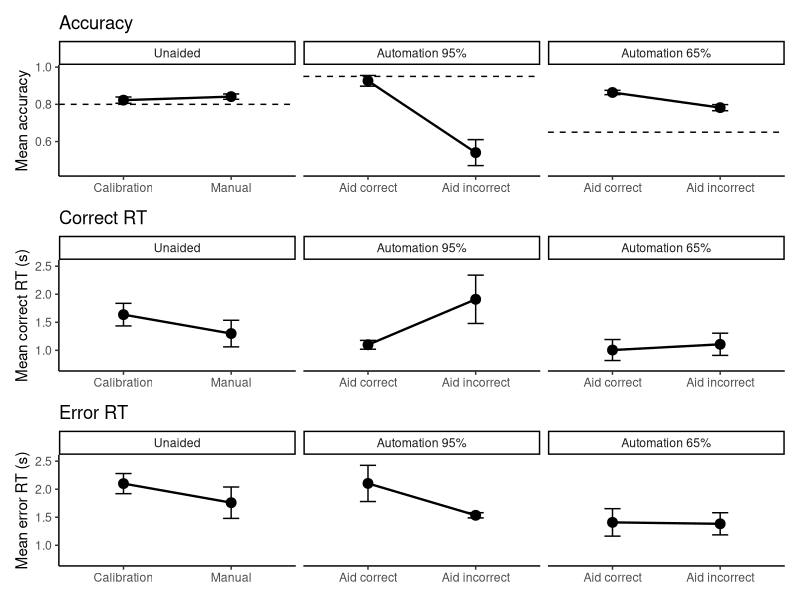
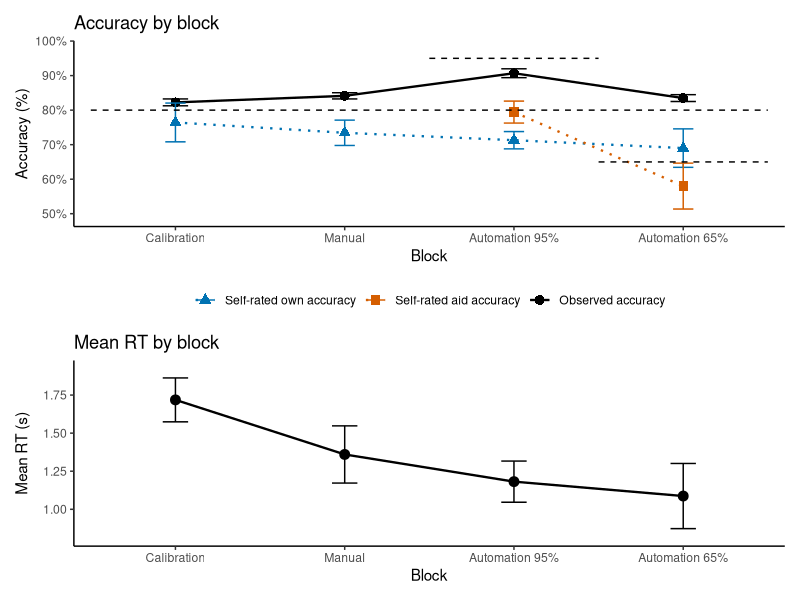
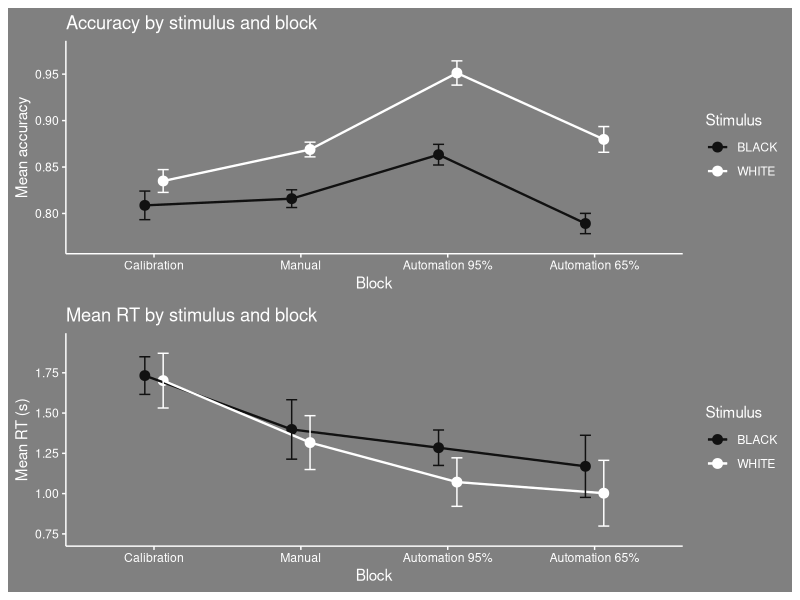
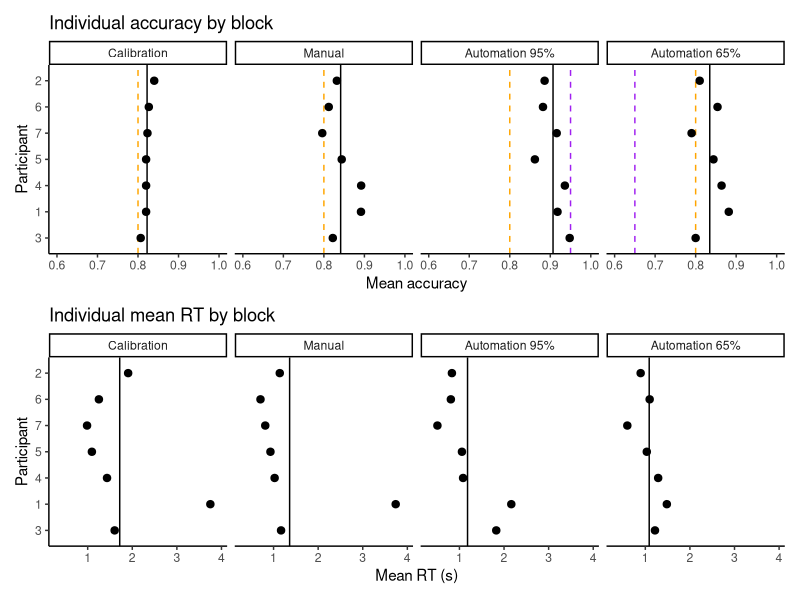
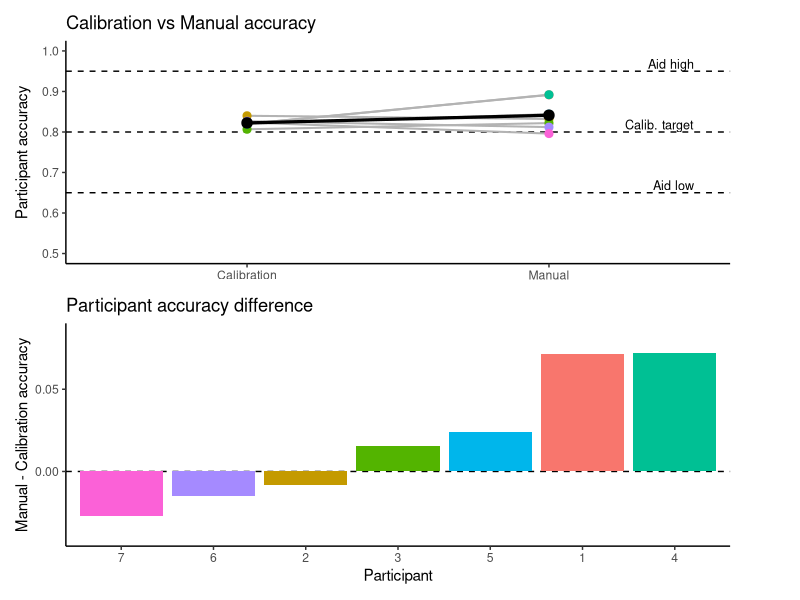

Source code (R) for these figures, in order:
# Clear workspace
rm(list = ls())

# Load libraries
library("dplyr")
library("readr")
library("tidyr")
library("patchwork")
library("ggplot2")

# ------------------
# Settings
# ------------------
rt_mode  <- "mean"              # "mean" or "quantile"
# rt_mode <- "quantile"
rt_probs <- c(0.1, 0.5, 0.9)    # used only if rt_mode == "quantile"

# ------------------
# Helpers
# ------------------
make_quantile_labels <- function(probs) {
  format(probs, trim = TRUE, scientific = FALSE)
}

get_axis_limits <- function(y, se = NULL, pad_prop = 0.06) {
  if (is.null(se)) {
    lo <- min(y, na.rm = TRUE)
    hi <- max(y, na.rm = TRUE)
  } else {
    lo <- min(y - se, na.rm = TRUE)
    hi <- max(y + se, na.rm = TRUE)
  }
  
  if (!is.finite(lo) || !is.finite(hi)) {
    return(NULL)
  }
  
  if (identical(lo, hi)) {
    pad <- max(0.05 * abs(lo), 0.05)
  } else {
    pad <- (hi - lo) * pad_prop
  }
  
  c(lo - pad, hi + pad)
}

get_morey_cf <- function(data, subject_col, facet_col, x_col) {
  subj_sym  <- rlang::ensym(subject_col)
  facet_sym <- rlang::ensym(facet_col)
  x_sym     <- rlang::ensym(x_col)
  
  m_counts <- data %>%
    dplyr::filter(!is.na(!!subj_sym), !is.na(!!facet_sym), !is.na(!!x_sym)) %>%
    dplyr::mutate(
      rm_condition = interaction(!!facet_sym, !!x_sym, drop = TRUE, lex.order = TRUE)
    ) %>%
    dplyr::distinct(!!subj_sym, rm_condition) %>%
    dplyr::count(!!subj_sym, name = "m")
  
  if (nrow(m_counts) == 0) {
    return(1)
  }
  
  m <- max(m_counts$m, na.rm = TRUE)
  
  if (!is.finite(m) || m <= 1) {
    return(1)
  }
  
  sqrt(m / (m - 1))
}

# ------------------
# Load data
# ------------------
dat <- read_csv("data/data_virus_all.csv", show_col_types = FALSE)
slider_dat_raw <- read_csv("data/data_virus_sliders_all.csv", show_col_types = FALSE)

if (!dir.exists("plots")) dir.create("plots", recursive = TRUE)

dat <- dat %>%
  mutate(
    block = factor(
      block,
      levels = c("CALIBRATION", "MANUAL", "AUTOMATION1", "AUTOMATION2"),
      labels = c(
        "Calibration",
        "Manual",
        "Automation 95%",
        "Automation 65%"
      )
    ),
    aid_correct = case_when(
      aid_correct %in% c(TRUE, 1, "1", "TRUE", "True", "true") ~ "Aid correct",
      aid_correct %in% c(FALSE, 0, "0", "FALSE", "False", "false") ~ "Aid incorrect",
      TRUE ~ NA_character_
    ),
    facet_group = case_when(
      block %in% c("Calibration", "Manual") ~ "Unaided",
      block == "Automation 95%" ~ "Automation 95%",
      block == "Automation 65%" ~ "Automation 65%",
      TRUE ~ NA_character_
    ),
    x_group = case_when(
      block %in% c("Calibration", "Manual") ~ as.character(block),
      block %in% c("Automation 95%", "Automation 65%") ~ aid_correct,
      TRUE ~ NA_character_
    ),
    facet_group = factor(
      facet_group,
      levels = c("Unaided", "Automation 95%", "Automation 65%")
    ),
    x_group = factor(
      x_group,
      levels = c(
        "Calibration",
        "Manual",
        "Aid correct",
        "Aid incorrect"
      )
    )
  )

# ------------------
# Accuracy summary
# ------------------
subj_acc <- dat %>%
  filter(!is.na(facet_group), !is.na(x_group)) %>%
  group_by(participant_id, facet_group, x_group) %>%
  summarise(
    acc = mean(correct, na.rm = TRUE),
    .groups = "drop"
  )

morey_cf_acc <- get_morey_cf(
  data = subj_acc,
  subject_col = participant_id,
  facet_col = facet_group,
  x_col = x_group
)

grand_mean_acc <- mean(subj_acc$acc, na.rm = TRUE)

acc_summary <- subj_acc %>%
  group_by(participant_id) %>%
  mutate(
    acc_norm = acc - mean(acc, na.rm = TRUE) + grand_mean_acc
  ) %>%
  ungroup() %>%
  group_by(facet_group, x_group) %>%
  summarise(
    mean_acc = mean(acc, na.rm = TRUE),
    se_acc   = sd(acc_norm, na.rm = TRUE) / sqrt(sum(!is.na(acc_norm))) * morey_cf_acc,
    .groups = "drop"
  )

# ------------------
# RT helper
# ------------------
make_rt_summary <- function(data, correct_value, rt_mode = "mean", rt_probs = c(0.1, 0.5, 0.9)) {
  
  rt_dat <- data %>%
    filter(
      correct %in% correct_value,
      !is.na(rt_s),
      !is.na(facet_group),
      !is.na(x_group)
    )
  
  if (rt_mode == "mean") {
    
    subj_rt <- rt_dat %>%
      group_by(participant_id, facet_group, x_group) %>%
      summarise(
        stat = mean(rt_s, na.rm = TRUE),
        .groups = "drop"
      ) %>%
      mutate(stat_label = "Mean")
    
  } else if (rt_mode == "quantile") {
    
    q_labels <- make_quantile_labels(rt_probs)
    
    subj_rt <- rt_dat %>%
      group_by(participant_id, facet_group, x_group) %>%
      summarise(
        stat = list(as.numeric(
          quantile(rt_s, probs = rt_probs, na.rm = TRUE, names = FALSE, type = 7)
        )),
        .groups = "drop"
      ) %>%
      mutate(
        stat_label = list(q_labels)
      ) %>%
      unnest(c(stat, stat_label))
    
    subj_rt$stat_label <- factor(subj_rt$stat_label, levels = q_labels)
    
  } else {
    stop("rt_mode must be 'mean' or 'quantile'")
  }
  
  morey_cf_rt <- get_morey_cf(
    data = subj_rt,
    subject_col = participant_id,
    facet_col = facet_group,
    x_col = x_group
  )
  
  grand_means <- subj_rt %>%
    group_by(stat_label) %>%
    summarise(
      grand_mean = mean(stat, na.rm = TRUE),
      .groups = "drop"
    )
  
  subj_rt_norm <- subj_rt %>%
    group_by(participant_id, stat_label) %>%
    mutate(
      subj_mean = mean(stat, na.rm = TRUE)
    ) %>%
    ungroup() %>%
    left_join(grand_means, by = "stat_label") %>%
    mutate(
      stat_norm = stat - subj_mean + grand_mean
    )
  
  rt_summary <- subj_rt_norm %>%
    group_by(facet_group, x_group, stat_label) %>%
    summarise(
      mean_rt = mean(stat, na.rm = TRUE),
      se_rt   = sd(stat_norm, na.rm = TRUE) / sqrt(sum(!is.na(stat_norm))) * morey_cf_rt,
      .groups = "drop"
    )
  
  rt_summary
}

# ------------------
# Correct and error RT summaries
# ------------------
rt_correct_summary <- make_rt_summary(
  data = dat,
  correct_value = TRUE,
  rt_mode = rt_mode,
  rt_probs = rt_probs
)

rt_error_summary <- make_rt_summary(
  data = dat,
  correct_value = FALSE,
  rt_mode = rt_mode,
  rt_probs = rt_probs
)

# ------------------
# Axis limits
# ------------------
acc_ylim <- get_axis_limits(acc_summary$mean_acc, acc_summary$se_acc)

rt_all_vals <- c(rt_correct_summary$mean_rt, rt_error_summary$mean_rt)
rt_all_ses  <- c(rt_correct_summary$se_rt, rt_error_summary$se_rt)
rt_ylim <- get_axis_limits(rt_all_vals, rt_all_ses)

# ------------------
# Plot accuracy
# ------------------
acc_hlines <- tibble(
  facet_group = factor(
    c("Unaided", "Automation 95%", "Automation 65%"),
    levels = levels(acc_summary$facet_group)
  ),
  yint = c(0.80, 0.95, 0.65)
)

p_acc <- ggplot(acc_summary, aes(x = x_group, y = mean_acc, group = 1)) +
  geom_hline(
    data = acc_hlines,
    aes(yintercept = yint),
    linetype = "dashed"
  ) +
  geom_point(size = 3) +
  geom_line(linewidth = 0.8) +
  geom_errorbar(
    aes(ymin = mean_acc - se_acc, ymax = mean_acc + se_acc),
    width = 0.15
  ) +
  facet_wrap(~ facet_group, scales = "free_x", nrow = 1) +
  labs(
    x = NULL,
    y = "Mean accuracy",
    title = "Accuracy"
  ) +
  coord_cartesian(ylim = acc_ylim) +
  theme_classic()

# ------------------
# Plot RTs
# ------------------
if (rt_mode == "mean") {
  
  p_rt_correct <- ggplot(rt_correct_summary, aes(x = x_group, y = mean_rt, group = 1)) +
    geom_point(size = 3) +
    geom_line(linewidth = 0.8) +
    geom_errorbar(
      aes(ymin = mean_rt - se_rt, ymax = mean_rt + se_rt),
      width = 0.15
    ) +
    facet_wrap(~ facet_group, scales = "free_x", nrow = 1) +
    labs(
      x = NULL,
      y = "Mean correct RT (s)",
      title = "Correct RT"
    ) +
    coord_cartesian(ylim = rt_ylim) +
    theme_classic()
  
  p_rt_error <- ggplot(rt_error_summary, aes(x = x_group, y = mean_rt, group = 1)) +
    geom_point(size = 3) +
    geom_line(linewidth = 0.8) +
    geom_errorbar(
      aes(ymin = mean_rt - se_rt, ymax = mean_rt + se_rt),
      width = 0.15
    ) +
    facet_wrap(~ facet_group, scales = "free_x", nrow = 1) +
    labs(
      x = NULL,
      y = "Mean error RT (s)",
      title = "Error RT"
    ) +
    coord_cartesian(ylim = rt_ylim) +
    theme_classic()
  
} else {
  
  p_rt_correct <- ggplot(
    rt_correct_summary,
    aes(x = x_group, y = mean_rt, group = stat_label)
  ) +
    geom_point(size = 2.8) +
    geom_line(linewidth = 0.8, linetype = "dashed") +
    geom_errorbar(
      aes(ymin = mean_rt - se_rt, ymax = mean_rt + se_rt),
      width = 0.15
    ) +
    facet_wrap(~ facet_group, scales = "free_x", nrow = 1) +
    labs(
      x = NULL,
      y = "Correct RT quantile (s)",
      title = "Correct RT quantiles"
    ) +
    coord_cartesian(ylim = rt_ylim) +
    theme_classic()
  
  p_rt_error <- ggplot(
    rt_error_summary,
    aes(x = x_group, y = mean_rt, group = stat_label)
  ) +
    geom_point(size = 2.8) +
    geom_line(linewidth = 0.8, linetype = "dashed") +
    geom_errorbar(
      aes(ymin = mean_rt - se_rt, ymax = mean_rt + se_rt),
      width = 0.15
    ) +
    facet_wrap(~ facet_group, scales = "free_x", nrow = 1) +
    labs(
      x = NULL,
      y = "Error RT quantile (s)",
      title = "Error RT quantiles"
    ) +
    coord_cartesian(ylim = rt_ylim) +
    theme_classic()
}

# ------------------
# Combine plots
# ------------------
combined_plot <- p_acc / p_rt_correct / p_rt_error

# Show in R
combined_plot

# ------------------
# Save combined plot
# ------------------
dir.create("plots", showWarnings = FALSE)

ggsave(
  filename = "plots/combined_plot.pdf",
  plot = combined_plot,
  width = 11,
  height = 8
)

ggsave(
  filename = "plots/combined_plot.png",
  plot = combined_plot,
  width = 11,
  height = 8,
  dpi = 300
)


# ------------------
# Accuracy and mean RT by block (not grouped by stimulus)
# ------------------

dat_block <- dat %>%
  mutate(
    block_simple = factor(
      block,
      levels = c("Calibration", "Manual", "Automation 95%", "Automation 65%")
    )
  ) %>%
  filter(!is.na(block_simple))

subj_block_summary <- dat_block %>%
  group_by(participant_id, block_simple) %>%
  summarise(
    acc = mean(correct, na.rm = TRUE),
    mean_rt = mean(rt_s, na.rm = TRUE),
    .groups = "drop"
  )

morey_cf_block <- get_morey_cf(
  data = subj_block_summary %>%
    mutate(
      facet_group = "All trials",
      x_group = block_simple
    ),
  subject_col = participant_id,
  facet_col = facet_group,
  x_col = x_group
)

# Accuracy summary
grand_mean_acc_block <- mean(subj_block_summary$acc, na.rm = TRUE)

acc_block_summary <- subj_block_summary %>%
  group_by(participant_id) %>%
  mutate(
    acc_norm = acc - mean(acc, na.rm = TRUE) + grand_mean_acc_block
  ) %>%
  ungroup() %>%
  group_by(block_simple) %>%
  summarise(
    mean_acc = mean(acc, na.rm = TRUE),
    se_acc   = sd(acc_norm, na.rm = TRUE) / sqrt(sum(!is.na(acc_norm))) * morey_cf_block,
    .groups = "drop"
  )

# Mean RT summary
grand_mean_rt_block <- mean(subj_block_summary$mean_rt, na.rm = TRUE)

rt_block_summary <- subj_block_summary %>%
  group_by(participant_id) %>%
  mutate(
    rt_norm = mean_rt - mean(mean_rt, na.rm = TRUE) + grand_mean_rt_block
  ) %>%
  ungroup() %>%
  group_by(block_simple) %>%
  summarise(
    mean_rt = mean(mean_rt, na.rm = TRUE),
    se_rt   = sd(rt_norm, na.rm = TRUE) / sqrt(sum(!is.na(rt_norm))) * morey_cf_block,
    .groups = "drop"
  )

# Self-rated block accuracy summary
subj_slider_block_summary <- slider_dat_raw %>%
  mutate(
    block_simple = factor(
      block,
      levels = c("CALIBRATION", "MANUAL", "AUTOMATION1", "AUTOMATION2"),
      labels = c("Calibration", "Manual", "Automation 95%", "Automation 65%")
    ),
    rating_type = factor(
      question_key,
      levels = c("perc_self_correct", "perc_auto_correct"),
      labels = c("Self-rated own accuracy", "Self-rated aid accuracy")
    )
  ) %>%
  filter(
    !is.na(participant_id),
    !is.na(block_simple),
    !is.na(rating_type),
    !is.na(response_percent)
  ) %>%
  group_by(participant_id, rating_type, block_simple) %>%
  summarise(
    rated_acc = mean(response_percent, na.rm = TRUE) / 100,
    .groups = "drop"
  )

morey_cf_slider_block <- get_morey_cf(
  data = subj_slider_block_summary,
  subject_col = participant_id,
  facet_col = rating_type,
  x_col = block_simple
)

grand_mean_slider_block <- mean(subj_slider_block_summary$rated_acc, na.rm = TRUE)

slider_block_summary <- subj_slider_block_summary %>%
  group_by(participant_id) %>%
  mutate(
    rated_acc_norm = rated_acc - mean(rated_acc, na.rm = TRUE) + grand_mean_slider_block
  ) %>%
  ungroup() %>%
  group_by(rating_type, block_simple) %>%
  summarise(
    mean_rated_acc = mean(rated_acc, na.rm = TRUE),
    se_rated_acc = sd(rated_acc_norm, na.rm = TRUE) /
      sqrt(sum(!is.na(rated_acc_norm))) * morey_cf_slider_block,
    .groups = "drop"
  )

# Reference lines
acc_block_ylim <- get_axis_limits(
  c(
    acc_block_summary$mean_acc,
    slider_block_summary$mean_rated_acc,
    0.80,
    0.95,
    0.65
  ),
  c(
    acc_block_summary$se_acc,
    slider_block_summary$se_rated_acc,
    0,
    0,
    0
  )
)
rt_block_ylim  <- get_axis_limits(rt_block_summary$mean_rt, rt_block_summary$se_rt)

p_acc_block <- ggplot() +
  geom_point(
    data = acc_block_summary,
    aes(
      x = block_simple,
      y = mean_acc,
      colour = "Observed accuracy",
      shape = "Observed accuracy"
    ),
    size = 3
  ) +
  geom_line(
    data = acc_block_summary,
    aes(
      x = block_simple,
      y = mean_acc,
      group = 1,
      colour = "Observed accuracy",
      linetype = "Observed accuracy"
    ),
    linewidth = 0.8
  ) +
  geom_errorbar(
    data = acc_block_summary,
    aes(
      x = block_simple,
      ymin = mean_acc - se_acc,
      ymax = mean_acc + se_acc,
      colour = "Observed accuracy"
    ),
    width = 0.15
  ) +
  geom_point(
    data = slider_block_summary,
    aes(
      x = block_simple,
      y = mean_rated_acc,
      colour = rating_type,
      shape = rating_type
    ),
    size = 2.8,
    na.rm = TRUE
  ) +
  geom_line(
    data = slider_block_summary,
    aes(
      x = block_simple,
      y = mean_rated_acc,
      group = rating_type,
      colour = rating_type,
      linetype = rating_type
    ),
    linewidth = 0.8,
    na.rm = TRUE
  ) +
  geom_errorbar(
    data = slider_block_summary,
    aes(
      x = block_simple,
      ymin = mean_rated_acc - se_rated_acc,
      ymax = mean_rated_acc + se_rated_acc,
      colour = rating_type
    ),
    width = 0.12,
    na.rm = TRUE
  ) +
  annotate("segment", x = 0.5, xend = 4.5, y = 0.80, yend = 0.80, linetype = "dashed") +
  annotate("segment", x = 2.5, xend = 3.5, y = 0.95, yend = 0.95, linetype = "dashed") +
  annotate("segment", x = 3.5, xend = 4.5, y = 0.65, yend = 0.65, linetype = "dashed") +
  scale_colour_manual(
    values = c(
      "Observed accuracy" = "black",
      "Self-rated own accuracy" = "#0072B2",
      "Self-rated aid accuracy" = "#D55E00"
    ),
    name = NULL
  ) +
  scale_shape_manual(
    values = c(
      "Observed accuracy" = 16,
      "Self-rated own accuracy" = 17,
      "Self-rated aid accuracy" = 15
    ),
    name = NULL
  ) +
  scale_linetype_manual(
    values = c(
      "Observed accuracy" = "solid",
      "Self-rated own accuracy" = "dotted",
      "Self-rated aid accuracy" = "dotted"
    ),
    name = NULL
  ) +
  scale_y_continuous(
    labels = function(x) paste0(round(x * 100), "%")
  ) +
  labs(
    x = "Block",
    y = "Accuracy (%)",
    title = "Accuracy by block"
  ) +
  coord_cartesian(ylim = acc_block_ylim) +
  theme_classic() +
  theme(
    legend.position = "bottom"
  )

p_rt_block <- ggplot(
  rt_block_summary,
  aes(x = block_simple, y = mean_rt, group = 1)
) +
  geom_point(size = 3) +
  geom_line(linewidth = 0.8) +
  geom_errorbar(
    aes(ymin = mean_rt - se_rt, ymax = mean_rt + se_rt),
    width = 0.15
  ) +
  labs(
    x = "Block",
    y = "Mean RT (s)",
    title = "Mean RT by block"
  ) +
  coord_cartesian(ylim = rt_block_ylim) +
  theme_classic()

block_plot <- p_acc_block / p_rt_block
block_plot

ggsave(
  filename = "plots/block_acc_plot.pdf",
  plot = p_acc_block,
  width = 6,
  height = 4.5
)

ggsave(
  filename = "plots/block_acc_plot.png",
  plot = p_acc_block,
  width = 6,
  height = 4.5,
  dpi = 300
)

# ggsave(
#   filename = "plots/block_plot.pdf",
#   plot = block_plot,
#   width = 6,
#   height = 6
# )
# 
# ggsave(
#   filename = "plots/block_plot.png",
#   plot = block_plot,
#   width = 6,
#   height = 6,
#   dpi = 300
# )

# ------------------
# Accuracy and mean RT by stimulus and block
# ------------------

dat_stim <- dat %>%
  mutate(
    block_simple = factor(
      block,
      levels = c("Calibration", "Manual", "Automation 95%", "Automation 65%")
    ),
    stimulus = factor(
      stimulus,
      levels = c("BLACK", "WHITE"),
      labels = c("BLACK", "WHITE")
    )
  ) %>%
  filter(!is.na(stimulus), !is.na(block_simple))

subj_stim_summary <- dat_stim %>%
  group_by(participant_id, stimulus, block_simple) %>%
  summarise(
    acc = mean(correct, na.rm = TRUE),
    mean_rt = mean(rt_s, na.rm = TRUE),
    .groups = "drop"
  )

morey_cf_stim <- get_morey_cf(
  data = subj_stim_summary %>%
    mutate(
      facet_group = stimulus,
      x_group = block_simple
    ),
  subject_col = participant_id,
  facet_col = facet_group,
  x_col = x_group
)

# Accuracy summary
grand_mean_acc_stim <- mean(subj_stim_summary$acc, na.rm = TRUE)

acc_stim_summary <- subj_stim_summary %>%
  group_by(participant_id, stimulus) %>%
  mutate(
    acc_norm = acc - mean(acc, na.rm = TRUE) + grand_mean_acc_stim
  ) %>%
  ungroup() %>%
  group_by(stimulus, block_simple) %>%
  summarise(
    mean_acc = mean(acc, na.rm = TRUE),
    se_acc   = sd(acc_norm, na.rm = TRUE) / sqrt(sum(!is.na(acc_norm))) * morey_cf_stim,
    .groups = "drop"
  )

# Mean RT summary
grand_mean_rt_stim <- mean(subj_stim_summary$mean_rt, na.rm = TRUE)

rt_stim_summary <- subj_stim_summary %>%
  group_by(participant_id, stimulus) %>%
  mutate(
    rt_norm = mean_rt - mean(mean_rt, na.rm = TRUE) + grand_mean_rt_stim
  ) %>%
  ungroup() %>%
  group_by(stimulus, block_simple) %>%
  summarise(
    mean_rt = mean(mean_rt, na.rm = TRUE),
    se_rt   = sd(rt_norm, na.rm = TRUE) / sqrt(sum(!is.na(rt_norm))) * morey_cf_stim,
    .groups = "drop"
  )

# Axis limits
acc_stim_ylim <- get_axis_limits(acc_stim_summary$mean_acc, acc_stim_summary$se_acc)
rt_stim_ylim  <- get_axis_limits(rt_stim_summary$mean_rt, rt_stim_summary$se_rt)

grey_bg <- rgb(128, 128, 128, maxColorValue = 255)
stim_dodge <- position_dodge(width = 0.25)

p_acc_stim <- ggplot(
  acc_stim_summary,
  aes(x = block_simple, y = mean_acc, group = stimulus, colour = stimulus)
) +
  geom_point(size = 3, position = stim_dodge) +
  geom_line(linewidth = 0.8, position = stim_dodge) +
  geom_errorbar(
    aes(ymin = mean_acc - se_acc, ymax = mean_acc + se_acc),
    width = 0.15,
    position = stim_dodge
  ) +
  scale_colour_manual(
    values = c("BLACK" = "#111111", "WHITE" = "#ffffff")
  ) +
  labs(
    x = "Block",
    y = "Mean accuracy",
    title = "Accuracy by stimulus and block",
    colour = "Stimulus"
  ) +
  coord_cartesian(ylim = acc_stim_ylim) +
  theme_classic() +
  theme(
    panel.background  = element_rect(fill = grey_bg, colour = NA),
    plot.background   = element_rect(fill = grey_bg, colour = NA),
    legend.background = element_rect(fill = grey_bg, colour = NA),
    legend.key        = element_rect(fill = grey_bg, colour = NA),
    axis.text         = element_text(colour = "white"),
    axis.title        = element_text(colour = "white"),
    plot.title        = element_text(colour = "white"),
    legend.text       = element_text(colour = "white"),
    legend.title      = element_text(colour = "white"),
    axis.line         = element_line(colour = "white"),
    axis.ticks        = element_line(colour = "white")
  )

p_rt_stim <- ggplot(
  rt_stim_summary,
  aes(x = block_simple, y = mean_rt, group = stimulus, colour = stimulus)
) +
  geom_point(size = 3, position = stim_dodge) +
  geom_line(linewidth = 0.8, position = stim_dodge) +
  geom_errorbar(
    aes(ymin = mean_rt - se_rt, ymax = mean_rt + se_rt),
    width = 0.15,
    position = stim_dodge
  ) +
  scale_colour_manual(
    values = c("BLACK" = "#111111", "WHITE" = "#ffffff")
  ) +
  labs(
    x = "Block",
    y = "Mean RT (s)",
    title = "Mean RT by stimulus and block",
    colour = "Stimulus"
  ) +
  coord_cartesian(ylim = rt_stim_ylim) +
  theme_classic() +
  theme(
    panel.background  = element_rect(fill = grey_bg, colour = NA),
    plot.background   = element_rect(fill = grey_bg, colour = NA),
    legend.background = element_rect(fill = grey_bg, colour = NA),
    legend.key        = element_rect(fill = grey_bg, colour = NA),
    axis.text         = element_text(colour = "white"),
    axis.title        = element_text(colour = "white"),
    plot.title        = element_text(colour = "white"),
    legend.text       = element_text(colour = "white"),
    legend.title      = element_text(colour = "white"),
    axis.line         = element_line(colour = "white"),
    axis.ticks        = element_line(colour = "white")
  )

stimulus_plot <- p_acc_stim / p_rt_stim
stimulus_plot

ggsave(
  filename = "plots/stimulus_plot.pdf",
  plot = stimulus_plot,
  width = 8,
  height = 6
)

ggsave(
  filename = "plots/stimulus_plot.png",
  plot = stimulus_plot,
  width = 8,
  height = 6,
  dpi = 300
)


# ------------------
# Individual differences: participant accuracy and mean RT by block
# ------------------

dat_id <- dat %>%
  mutate(
    block_simple = factor(
      block,
      levels = c("Calibration", "Manual", "Automation 95%", "Automation 65%")
    ),
    participant_id = factor(participant_id)
  ) %>%
  filter(!is.na(participant_id), !is.na(block_simple))

id_summary <- dat_id %>%
  group_by(participant_id, block_simple) %>%
  summarise(
    acc = mean(correct, na.rm = TRUE),
    mean_rt = mean(rt_s, na.rm = TRUE),
    .groups = "drop"
  )

# use Calibration accuracy only to define participant order
participant_order <- id_summary %>%
  filter(block_simple == "Calibration") %>%
  arrange(acc) %>%
  pull(participant_id)

id_summary <- id_summary %>%
  mutate(
    participant_id = factor(participant_id, levels = participant_order)
  )

# orange 0.80 line in all panels
acc_base_lines <- tibble(
  block_simple = factor(
    c("Calibration", "Manual", "Automation 95%", "Automation 65%"),
    levels = c("Calibration", "Manual", "Automation 95%", "Automation 65%")
    # c("Calibration", "Manual"),
    # levels = c("Calibration", "Manual")
  ),
  xint = 0.80
)

# purple automation-target lines in auto panels
acc_auto_lines <- tibble(
  block_simple = factor(
    c("Automation 95%", "Automation 65%"),
    levels = c("Calibration", "Manual", "Automation 95%", "Automation 65%")
  ),
  xint = c(0.95, 0.65)
)

# empirical mean accuracy line per block
acc_mean_lines <- id_summary %>%
  group_by(block_simple) %>%
  summarise(
    xint = mean(acc, na.rm = TRUE),
    .groups = "drop"
  )

# empirical mean RT line per block
rt_mean_lines <- id_summary %>%
  group_by(block_simple) %>%
  summarise(
    xint = mean(mean_rt, na.rm = TRUE),
    .groups = "drop"
  )

acc_id_xlim <- c(0.6, 1.0)
rt_id_xlim  <- get_axis_limits(c(id_summary$mean_rt, rt_mean_lines$xint))

p_acc_id <- ggplot(
  id_summary,
  aes(x = acc, y = participant_id)
) +
  geom_vline(
    data = acc_base_lines,
    aes(xintercept = xint),
    colour = "orange",
    linetype = "dashed"
  ) +
  geom_vline(
    data = acc_auto_lines,
    aes(xintercept = xint),
    colour = "purple",
    linetype = "dashed"
  ) +
  geom_vline(
    data = acc_mean_lines,
    aes(xintercept = xint),
    linetype = "solid"
  ) +
  geom_point(size = 2.2) +
  facet_wrap(~ block_simple, nrow = 1) +
  labs(
    x = "Mean accuracy",
    y = "Participant",
    title = "Individual accuracy by block"
  ) +
  coord_cartesian(xlim = acc_id_xlim) +
  theme_classic()

p_rt_id <- ggplot(
  id_summary,
  aes(x = mean_rt, y = participant_id)
) +
  geom_vline(
    data = rt_mean_lines,
    aes(xintercept = xint),
    linetype = "solid"
  ) +
  geom_point(size = 2.2) +
  facet_wrap(~ block_simple, nrow = 1) +
  labs(
    x = "Mean RT (s)",
    y = "Participant",
    title = "Individual mean RT by block"
  ) +
  coord_cartesian(xlim = rt_id_xlim) +
  theme_classic()

individual_differences_plot <- p_acc_id / p_rt_id
individual_differences_plot

ggsave(
  filename = "plots/individual_differences_plot.pdf",
  plot = individual_differences_plot,
  width = 9,
  height = 6
)

ggsave(
  filename = "plots/individual_differences_plot.png",
  plot = individual_differences_plot,
  width = 9,
  height = 6,
  dpi = 300
)

# ------------------
# Calibration vs Manual participant accuracy difference
# ------------------

calib_manual_acc <- dat %>%
  mutate(
    block_simple = factor(
      block,
      levels = c("Calibration", "Manual")
    )
  ) %>%
  filter(!is.na(correct), !is.na(block_simple)) %>%
  group_by(participant_id, block_simple) %>%
  summarise(
    accuracy = mean(correct, na.rm = TRUE),
    n_trials = dplyr::n(),
    .groups = "drop"
  ) %>%
  tidyr::pivot_wider(
    names_from = block_simple,
    values_from = c(accuracy, n_trials)
  ) %>%
  mutate(
    accuracy_diff = accuracy_Manual - accuracy_Calibration
  ) %>%
  arrange(participant_id)

calib_manual_test <- t.test(
  calib_manual_acc$accuracy_Manual,
  calib_manual_acc$accuracy_Calibration,
  paired = TRUE
)

calibration_vs_target_test <- t.test(
  calib_manual_acc$accuracy_Calibration,
  mu = 0.80
)

manual_vs_target_test <- t.test(
  calib_manual_acc$accuracy_Manual,
  mu = 0.80
)

calib_manual_long <- calib_manual_acc %>%
  select(participant_id, accuracy_Calibration, accuracy_Manual) %>%
  pivot_longer(
    cols = c(accuracy_Calibration, accuracy_Manual),
    names_to = "block_simple",
    values_to = "accuracy"
  ) %>%
  mutate(
    block_simple = factor(
      block_simple,
      levels = c("accuracy_Calibration", "accuracy_Manual"),
      labels = c("Calibration", "Manual")
    ),
    participant_id = factor(participant_id, levels = calib_manual_acc$participant_id)
  )

participant_palette <- setNames(
  scales::hue_pal()(length(levels(calib_manual_long$participant_id))),
  levels(calib_manual_long$participant_id)
)

calib_manual_ref_lines <- tibble(
  yint = c(0.95, 0.80, 0.65),
  label = c("Aid high", "Calib. target", "Aid low")
)

calib_manual_diff_limits <- get_axis_limits(
  calib_manual_acc$accuracy_diff,
  pad_prop = 0.12
)

p_calib_manual_acc <- ggplot(
  calib_manual_long,
  aes(x = block_simple, y = accuracy, group = participant_id)
) +
  geom_hline(
    data = calib_manual_ref_lines,
    aes(yintercept = yint),
    linetype = "dashed",
    inherit.aes = FALSE
  ) +
  geom_text(
    data = calib_manual_ref_lines,
    aes(x = "Manual", y = yint, label = label),
    inherit.aes = FALSE,
    hjust = 1,
    vjust = -0.25,
    size = 3.2,
    nudge_x = 0.48
  ) +
  geom_line(colour = "grey70", linewidth = 0.7) +
  geom_point(aes(colour = participant_id), size = 2.4, show.legend = FALSE) +
  scale_colour_manual(values = participant_palette) +
  stat_summary(
    aes(group = 1),
    fun = mean,
    geom = "line",
    linewidth = 1.1,
    colour = "black"
  ) +
  stat_summary(
    aes(group = 1),
    fun = mean,
    geom = "point",
    size = 3.2,
    colour = "black"
  ) +
  labs(
    x = NULL,
    y = "Participant accuracy",
    title = "Calibration vs Manual accuracy"
  ) +
  coord_cartesian(ylim = c(0.50, 1.00), clip = "off") +
  theme_classic() +
  theme(
    plot.margin = margin(5.5, 45, 5.5, 5.5)
  )

p_calib_manual_diff <- ggplot(
  calib_manual_acc,
  aes(
    x = reorder(factor(participant_id), accuracy_diff),
    y = accuracy_diff,
    fill = factor(participant_id)
  )
) +
  geom_hline(yintercept = 0, linetype = "dashed") +
  geom_col() +
  scale_fill_manual(values = participant_palette, guide = "none") +
  labs(
    x = "Participant",
    y = "Manual - Calibration accuracy",
    title = "Participant accuracy difference"
  ) +
  coord_cartesian(ylim = calib_manual_diff_limits) +
  theme_classic()

calib_manual_plot <- p_calib_manual_acc / p_calib_manual_diff
calib_manual_plot

ggsave(
  filename = "plots/calibration_manual_accuracy_plot.pdf",
  plot = calib_manual_plot,
  width = 7,
  height = 7
)

ggsave(
  filename = "plots/calibration_manual_accuracy_plot.png",
  plot = calib_manual_plot,
  width = 7,
  height = 7,
  dpi = 300
)

write_csv(
  calib_manual_acc,
  "plots/calibration_manual_accuracy_by_participant.csv"
)

test_summary <- bind_rows(
  tibble(
    test = "paired_t_test_manual_vs_calibration_accuracy",
    n_participants = length(calib_manual_acc$participant_id),
    reference_value = NA_real_,
    mean_calibration = mean(calib_manual_acc$accuracy_Calibration, na.rm = TRUE),
    mean_manual = mean(calib_manual_acc$accuracy_Manual, na.rm = TRUE),
    mean_difference = mean(calib_manual_acc$accuracy_diff, na.rm = TRUE),
    t_statistic = unname(calib_manual_test$statistic),
    df = unname(calib_manual_test$parameter),
    p_value = calib_manual_test$p.value,
    conf_low = calib_manual_test$conf.int[1],
    conf_high = calib_manual_test$conf.int[2]
  ),
  tibble(
    test = "one_sample_t_test_calibration_vs_0.80",
    n_participants = length(calib_manual_acc$participant_id),
    reference_value = 0.80,
    mean_calibration = mean(calib_manual_acc$accuracy_Calibration, na.rm = TRUE),
    mean_manual = NA_real_,
    mean_difference = mean(calib_manual_acc$accuracy_Calibration, na.rm = TRUE) - 0.80,
    t_statistic = unname(calibration_vs_target_test$statistic),
    df = unname(calibration_vs_target_test$parameter),
    p_value = calibration_vs_target_test$p.value,
    conf_low = calibration_vs_target_test$conf.int[1],
    conf_high = calibration_vs_target_test$conf.int[2]
  ),
  tibble(
    test = "one_sample_t_test_manual_vs_0.80",
    n_participants = length(calib_manual_acc$participant_id),
    reference_value = 0.80,
    mean_calibration = NA_real_,
    mean_manual = mean(calib_manual_acc$accuracy_Manual, na.rm = TRUE),
    mean_difference = mean(calib_manual_acc$accuracy_Manual, na.rm = TRUE) - 0.80,
    t_statistic = unname(manual_vs_target_test$statistic),
    df = unname(manual_vs_target_test$parameter),
    p_value = manual_vs_target_test$p.value,
    conf_low = manual_vs_target_test$conf.int[1],
    conf_high = manual_vs_target_test$conf.int[2]
  )
)

write_csv(
  test_summary,
  "plots/calibration_manual_accuracy_test_summary.csv"
)
